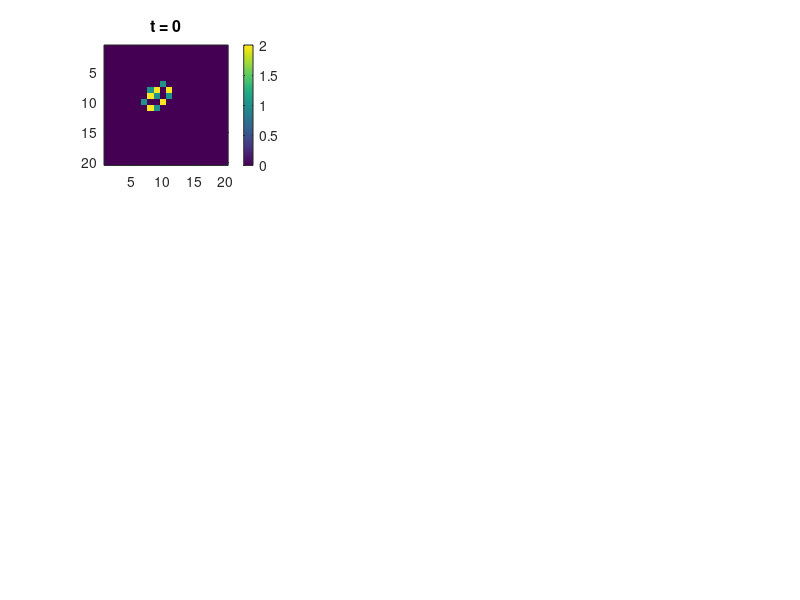

Source code (MATLAB): (Note: this script raises an error after producing the figure.)
close all
clear all

N = 20;


%Initialize the matrix and randomly set the value to 0 (ready), 1(firing)
%or 2(resting).

Pread = 0.3;    %Probability of being in firing state

B_ar = zeros(N,N);
B_temp = zeros(N,N);
% for i = 1:1:N
%     if (mod(i,3) == 0)
%         B_ar(i,:) = ones(1,N);
%     elseif (mod(i,3) == 1)
%         B_ar(i,:) = ones(1,N)*2;
%     end
% end
B_ar(7,10) = 1;
B_ar(8,8) = 1;
B_ar(9,9) = 1;
B_ar(9,11) = 1;
B_ar(10,7) = 1;
B_ar(11,9) = 1;

B_ar(8,9) = 2;
B_ar(8,11) = 2;
B_ar(9,8) = 2;
B_ar(10,10) = 2;
B_ar(11,8) = 2;

subplot(3,3,1);
imagesc(B_ar);
caxis([0 2]);
colorbar;
title(['\fontsize{16}t = 0']);
drawnow;
hold on;
figure
%At each timestep, check the neighbours and determine a new state
%for each states
r = 2
for t = 1:1
    
    for i = 1:1:N
        for j = 1:1:N
            B_temp(i,j) = newState(B_ar, i, j);
        end
    end
    B_ar = B_temp;

        imagesc(B_ar);
        caxis([0 2]);
        colorbar;
        subplot(3,3,r)
        r = r+1
        imagesc(B_ar);
                title(['\fontsize{16}t = ', num2str(t)]);
drawnow;
hold on;

        caxis([0 2]);
        colorbar;

    
    
end
